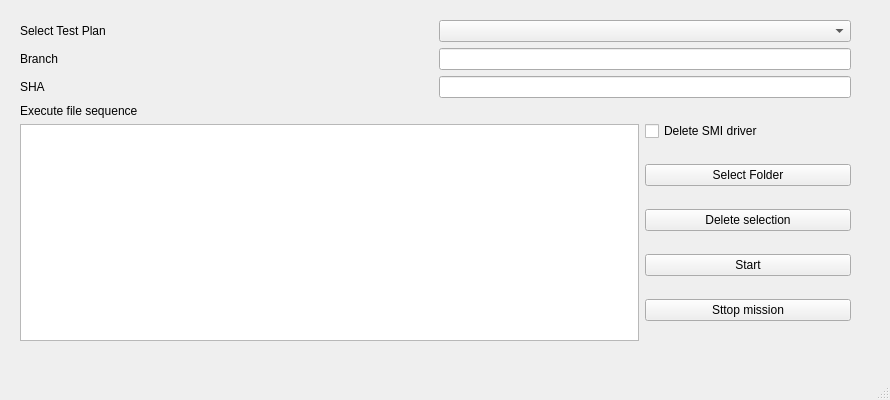
<?xml version="1.0" encoding="UTF-8"?>
<ui version="4.0">
 <class>MainWindow</class>
 <widget class="QMainWindow" name="MainWindow">
  <property name="geometry">
   <rect>
    <x>0</x>
    <y>0</y>
    <width>890</width>
    <height>400</height>
   </rect>
  </property>
  <property name="minimumSize">
   <size>
    <width>890</width>
    <height>400</height>
   </size>
  </property>
  <property name="windowTitle">
   <string>MainWindow</string>
  </property>
  <widget class="QWidget" name="centralwidget">
   <widget class="QWidget" name="verticalLayoutWidget">
    <property name="geometry">
     <rect>
      <x>20</x>
      <y>20</y>
      <width>831</width>
      <height>321</height>
     </rect>
    </property>
    <layout class="QVBoxLayout" name="verticalLayout" stretch="1,1,1,6">
     <item>
      <layout class="QHBoxLayout" name="horizontalLayout">
       <item>
        <widget class="QLabel" name="label">
         <property name="text">
          <string>Select Test Plan</string>
         </property>
        </widget>
       </item>
       <item>
        <widget class="QComboBox" name="comboBox"/>
       </item>
      </layout>
     </item>
     <item>
      <layout class="QHBoxLayout" name="horizontalLayout_2" stretch="1,1">
       <item>
        <widget class="QLabel" name="label_2">
         <property name="text">
          <string>Branch</string>
         </property>
        </widget>
       </item>
       <item>
        <widget class="QLineEdit" name="lineEdit"/>
       </item>
      </layout>
     </item>
     <item>
      <layout class="QHBoxLayout" name="horizontalLayout_3" stretch="1,1">
       <item>
        <widget class="QLabel" name="label_3">
         <property name="text">
          <string>SHA</string>
         </property>
        </widget>
       </item>
       <item>
        <widget class="QLineEdit" name="lineEdit_2"/>
       </item>
      </layout>
     </item>
     <item>
      <layout class="QHBoxLayout" name="horizontalLayout_4" stretch="3,1">
       <item>
        <layout class="QVBoxLayout" name="verticalLayout_2">
         <item>
          <widget class="QLabel" name="label_4">
           <property name="text">
            <string>Execute file sequence </string>
           </property>
          </widget>
         </item>
         <item>
          <widget class="QListWidget" name="listWidget">
           <property name="dragEnabled">
            <bool>true</bool>
           </property>
           <property name="dragDropMode">
            <enum>QAbstractItemView::DragDrop</enum>
           </property>
           <property name="defaultDropAction">
            <enum>Qt::MoveAction</enum>
           </property>
           <property name="selectionMode">
            <enum>QAbstractItemView::MultiSelection</enum>
           </property>
          </widget>
         </item>
        </layout>
       </item>
       <item>
        <layout class="QVBoxLayout" name="verticalLayout_3">
         <item>
          <widget class="QCheckBox" name="checkBox">
           <property name="text">
            <string>Delete SMI driver</string>
           </property>
          </widget>
         </item>
         <item>
          <widget class="QPushButton" name="pushButton_3">
           <property name="text">
            <string>Select Folder</string>
           </property>
          </widget>
         </item>
         <item>
          <widget class="QPushButton" name="pushButton_2">
           <property name="text">
            <string>Delete selection</string>
           </property>
          </widget>
         </item>
         <item>
          <widget class="QPushButton" name="pushButton">
           <property name="text">
            <string>Start</string>
           </property>
          </widget>
         </item>
         <item>
          <widget class="QPushButton" name="pushButton_4">
           <property name="text">
            <string>Sttop mission</string>
           </property>
          </widget>
         </item>
        </layout>
       </item>
      </layout>
     </item>
    </layout>
   </widget>
  </widget>
  <widget class="QMenuBar" name="menubar">
   <property name="geometry">
    <rect>
     <x>0</x>
     <y>0</y>
     <width>890</width>
     <height>20</height>
    </rect>
   </property>
  </widget>
  <widget class="QStatusBar" name="statusbar"/>
 </widget>
 <resources/>
 <connections/>
</ui>
